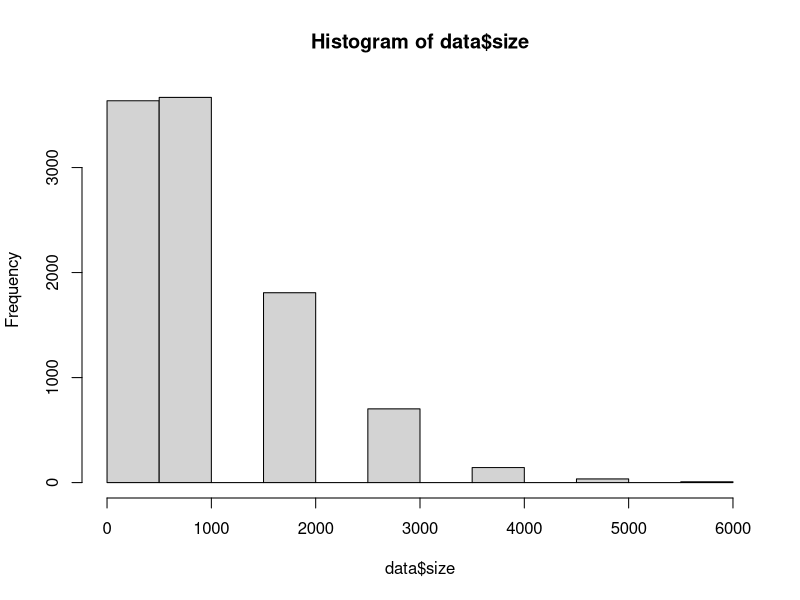
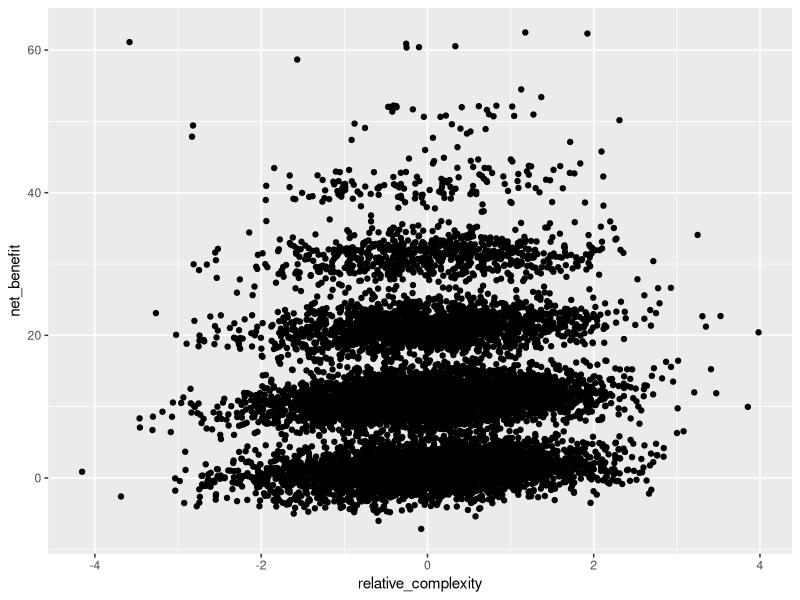

The R script that drew these images, in order:
## ---- chunk 1
#| label: setup
library(tidyverse)
## ---- chunk 2
#| label: data
N <- 10000
data <-
  tibble(
    size = 1000 * rpois(N, 1),
    relative_complexity = rnorm(N, 0, 1)) %>%
  mutate(
    net_benefit = rnorm(N, 1 + size/100 + 0.5 * relative_complexity, 2),
    measure_complexity = rbinom(N, size = 4, plogis(relative_complexity)),
    should_disclose = ifelse(net_benefit > 0, 1, 0),
    small = ifelse(size < 50, 1, 0)
  )
## ---- chunk 3
hist(data$size)
ggplot(data, aes(x = relative_complexity, y = net_benefit)) +
  geom_point()
## ---- chunk 4
data %>%
  group_by(measure_complexity) %>%
  summarise(mean = mean(should_disclose),
            N = n())
